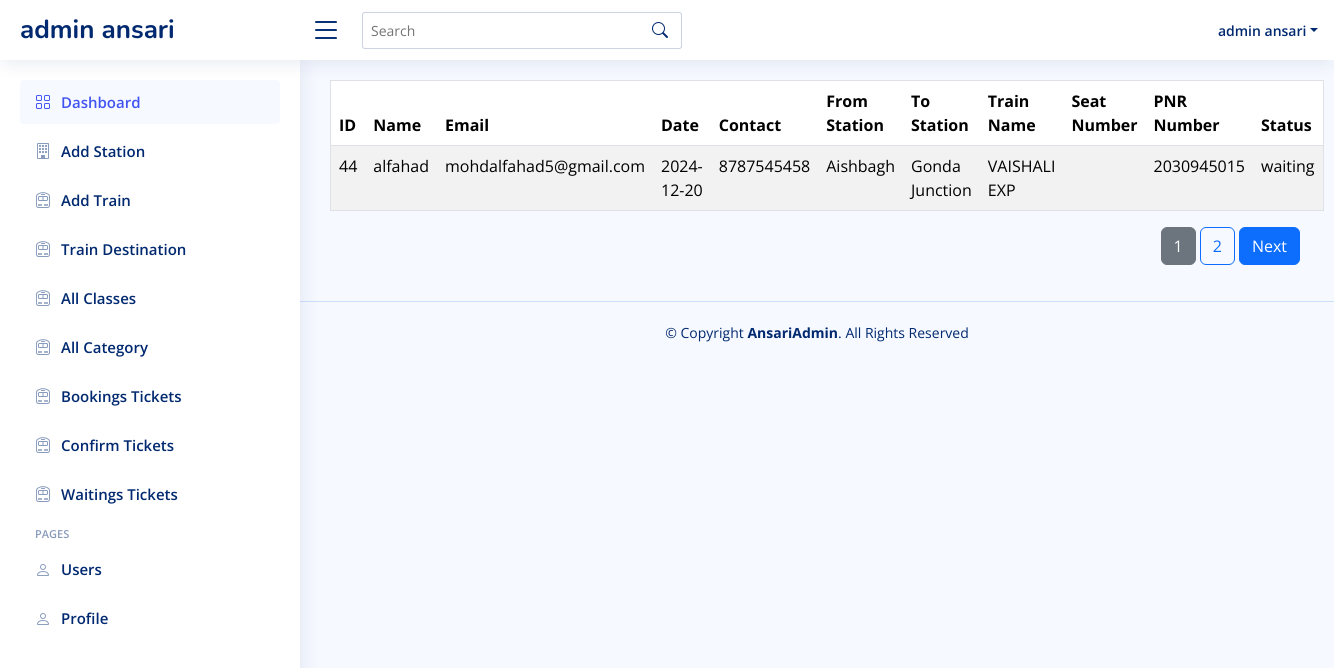
/admin/waiting_tickets.php (signed in), run on the app's committed database.
### tables this page shows
CREATE TABLE `bookings` (
  `id` int NOT NULL,
  `user_id` int NOT NULL,
  `name` varchar(255) NOT NULL,
  `age` varchar(100) NOT NULL,
  `email` varchar(255) NOT NULL,
  `date` date NOT NULL,
  `gender` varchar(255) NOT NULL,
  `contact` varchar(255) NOT NULL,
  `from_station_id` varchar(55) NOT NULL,
  `to_station_id` varchar(55) NOT NULL,
  `train_id` varchar(255) NOT NULL,
  `seat` varchar(100) DEFAULT NULL,
  `classes` varchar(55) NOT NULL,
  `pnr` varchar(255) NOT NULL,
  `status` varchar(100) NOT NULL,
  `otp` varchar(6) DEFAULT NULL,
  `is_verified` tinyint(1) NOT NULL,
  `created_at` timestamp NOT NULL DEFAULT CURRENT_TIMESTAMP
);

CREATE TABLE `stations` (
  `id` int NOT NULL,
  `station` varchar(255) NOT NULL,
  `created_at` timestamp NOT NULL DEFAULT CURRENT_TIMESTAMP,
  `updated_at` timestamp NOT NULL DEFAULT CURRENT_TIMESTAMP
);

CREATE TABLE `trains` (
  `id` int NOT NULL,
  `name` varchar(255) NOT NULL,
  `train_number` varchar(255) NOT NULL,
  `created_at` timestamp NOT NULL DEFAULT CURRENT_TIMESTAMP,
  `updated_at` timestamp NOT NULL DEFAULT CURRENT_TIMESTAMP
);

### admin/waiting_tickets.php (the view, shortened to what this page needs)
<?php include 'assets/layout/header.php' ?>
<?php include 'assets/layout/sidebar.php' ?>
<main id="main" class="main">
<?php
    include '../assets/inc/conn.php';
    $records_per_page = 10;
    $current_page = isset($_GET['page']) ? (int)$_GET['page'] : 1;
    $offset = ($current_page - 1) * $records_per_page;
    $total_sql = "SELECT COUNT(*) AS total FROM bookings";
    $total_result = $conn->query($total_sql);
    $total_row = $total_result->fetch_assoc();
    $total_records = $total_row['total'];
    $total_pages = ceil($total_records / $records_per_page);
    $sql = "SELECT
    bookings.*,
    from_stations.station AS from_station_name,
    to_stations.station AS to_station_name,
    trains.name AS train_name
    FROM
        bookings
    INNER JOIN
        stations AS from_stations
        ON bookings.from_station_id = from_stations.id
    INNER JOIN
        stations AS to_stations
        ON bookings.to_station_id = to_stations.id
    INNER JOIN
        trains
        ON bookings.train_id = trains.id
    WHERE
        bookings.status = 'waiting'
    LIMIT $records_per_page OFFSET $offset";
    $result = $conn->query($sql);
    echo "<table border='1' class='table table-striped table-hover'>
            <thead>
                <tr>
                    <th>ID</th>
                    <th>Name</th>
                    <th>Email</th>
                    <th>Date</th>
                    <th>Contact</th>
                    <th>From Station</th>
                    <th>To Station</th>
                    <th>Train Name</th>
                    <th>Seat Number</th>
                    <th>PNR Number</th>
                    <th>Status</th>
                </tr>
            </thead>
            <tbody>";
    if ($result->num_rows > 0) {
        while ($row = $result->fetch_assoc()) {
            echo "<tr>
                    <td>" . $row["id"] . "</td>
                    <td>" . $row["name"] . "</td>
                    <td>" . $row["email"] . "</td>
                    <td>" . $row["date"] . "</td>
                    <td>" . $row["contact"] . "</td>
                    <td>" . $row["from_station_name"] . "</td>
                    <td>" . $row["to_station_name"] . "</td>
                    <td>" . $row["train_name"] . "</td>
                    <td>" . $row["seat"] . "</td>
                    <td>" . $row["pnr"] . "</td>
                    <td>" . $row["status"] . "</td>
                </tr>";
        }
    } else {
        echo "<tr><td colspan='3'>No results</td></tr>";
    }
    echo "</tbody></table>";
    echo "<nav class='mt-3'>
    <ul class='pagination d-flex justify-content-end'>";
    for ($i = 1; $i <= $total_pages; $i++) {
    $active_class = ($current_page == $i) ? "btn btn-secondary me-1" : "btn btn-outline-primary me-1";
    echo "<li class='page-item'>
            <a href='?page=$i' class='$active_class'>$i</a>
        </li>";
    }
    if ($current_page < $total_pages) {
    echo "<li class='page-item'>
            <a href='?page=" . ($current_page + 1) . "' class='btn btn-primary me-1'>Next</a>
        </li>";
    }
    echo "</ul></nav>";
?>
</main>
<?php include 'assets/layout/footer.php' ?>

### admin/assets/css/style.css (style rules this page uses)
:root { scroll-behavior: smooth; }
body { font-family: "Open Sans", sans-serif; background: #f6f9ff; color: #444444; }
a { color: #4154f1; text-decoration: none; }
#main { margin-top: 60px; padding: 20px 30px; transition: all 0.3s; }
@media (min-width: 1200px) { #main, #footer { margin-left: 300px; } }

### data on the page
bookings: id "44", name "alfahad", email "mohdalfahad5@gmail.com", date "2024-12-20", contact "8787545458", stations.station "Aishbagh", stations.station "Gonda Junction", train.name "VAISHALI EXP", pnr "2030945015", status "waiting"

### other printed values
$user_name "admin ansari"
